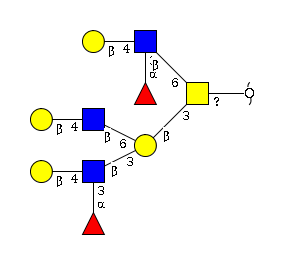
#> input picture 1.png, 290 x 264 px
$ python -i linedetecttest2.py   (imports and definitions only)
#> lines starting #> are read from the running program, lines starting #| are printed output that depends on the picture; after the words box and inside, x2 and y2 are one past the last pixel; in counts of white or black regions, pixels touching at a corner belong together
#> further down, picture is the input picture: shape (264, 290, 3); mean B, G, R 242.3, 244, 245.4
import cv2
import numpy as np
'''
img = cv2.imread('image.png')
gray = cv2.cvtColor(img,cv2.COLOR_BGR2GRAY)
gray = cv2.GaussianBlur(gray,(5,5),0)
edges = cv2.Canny(gray,50,150,apertureSize = 3)
cv2.imshow('1',edges)
cv2.waitKey(0)
minLineLength = 0
maxLineGap = 0
lines = cv2.
lines =cv2.HoughLines(edges, 1, np.pi / 180, 200)
for x1,y1,x2,y2 in lines[0]:
    cv2.line(img,(x1,y1),(x2,y2),(0,255,0),2)

cv2.imwrite('houghlines5.jpg',img)
'''
def findLines(img):
    gray = cv2.cvtColor(img, cv2.COLOR_BGR2GRAY)
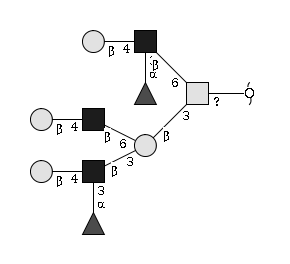
#> gray: shape (264, 290); min 0, max 255, mean 244.2
    #gray = cv2.GaussianBlur(gray, (5, 5), 0)
    edges = cv2.Canny(gray, 100, 200, apertureSize=3)
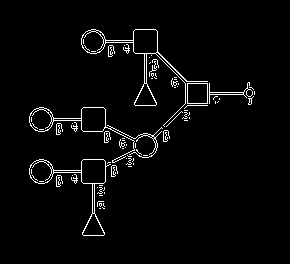
#> edges: shape (264, 290); 3.1% white in thin lines or dots, all inside (x1, y1, x2, y2) = (29, 29, 255, 236)
    ret, thresh = cv2.threshold(gray, 150, 255, cv2.THRESH_BINARY_INV)
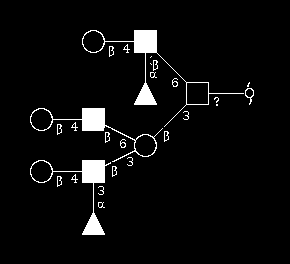
#> thresh: shape (264, 290); 4.4% white; 26 white regions (7 under 20 px), largest, box (x1, y1, x2, y2) and area: (82, 30, 244, 127) 1134, (30, 160, 111, 235) 969, (30, 108, 163, 162) 815
    cv2.imshow('1', thresh)
    cv2.waitKey(0)
    rho = 1
    theta = np.pi/180
    threshold = 13#23 13 work best
    min_line_length = 10
    max_line_gap = 1
    lines = cv2.HoughLinesP(thresh, rho, theta, threshold, np.array([]), min_line_length, max_line_gap)
#> lines = 88 rows, first 6: [92, 234, 93, 207], [98, 130, 101, 108], [136, 52, 142, 30], [96, 130, 98, 108], [90, 234, 92, 213], [155, 52, 156, 30]
    print(lines)
#> (printed output is left out)
    print(len(lines))
#| 88
    count=0
    for lines[0][0] in lines:
        x1, y1, x2, y2 = lines[0][0][0], lines[0][0][1], lines[0][0][2], lines[0][0][3],
        # cv2.line draws a line in img from the point(x1,y1) to (x2,y2).
        # (0,0,255) denotes the colour of the line to be
        # drawn. In this case, it is red.
        cv2.line(img, (x1, y1), (x2, y2), (0, 0, 255), 1)
        cv2.putText(img, 'p1', (x1, y1), cv2.FONT_HERSHEY_SIMPLEX, 0.3, (0, 0, 255),
                    1, cv2.LINE_AA)
        cv2.putText(img, 'p2', (x2, y2), cv2.FONT_HERSHEY_SIMPLEX, 0.3, (0, 0, 255),
                    1, cv2.LINE_AA)
        count=count+1
        print(count)
#> this loop made 88 passes
#> (x1, y1, x2, y2) on passes 1 to 12: (92, 234, 93, 207), (98, 130, 101, 108), (136, 52, 142, 30), (96, 130, 98, 108), (90, 234, 92, 213), (155, 52, 156, 30), (142, 156, 152, 154), (90, 182, 98, 160), (89, 219, 89, 234), (99, 129, 104, 119), (93, 182, 104, 160), (88, 221, 88, 234)
#| 1
#| 2
#| 3
#| 4
#| 5
#| 6
#| 7
#| 8
#> (further printed lines are left out)
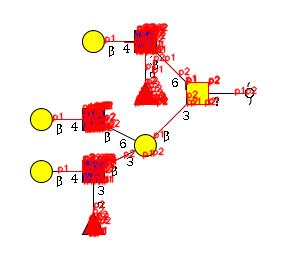
#> img: shape (264, 290, 3); 8.05% of pixels changed, all inside (x1, y1, x2, y2) = (52, 23, 258, 238)
#> after the loop, count = 88
    return img
'''img = cv2.imread('linesonly.png')
img = findLines(img)
cv2.imshow('24', img)
cv2.waitKey(0)'''

>>> import cv2
>>> picture = cv2.imread('1.png')
>>> result = findLines(picture)

$ run again, on 2.png
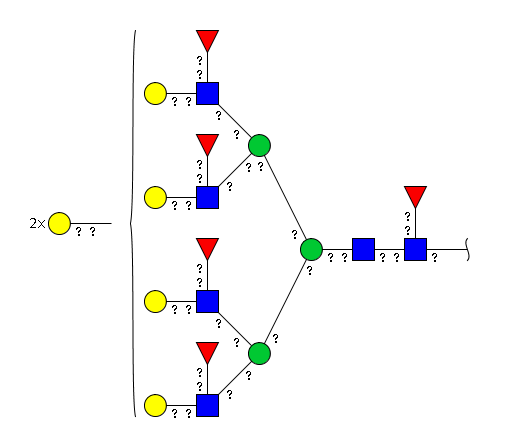
#> input picture 2.png, 508 x 446 px
#> picture is the input picture: shape (446, 508, 3); mean B, G, R 247.2, 246.9, 247.2
#> in findLines, `edges = cv2.Canny(gray, 100, 200, apertureSize=3)`:
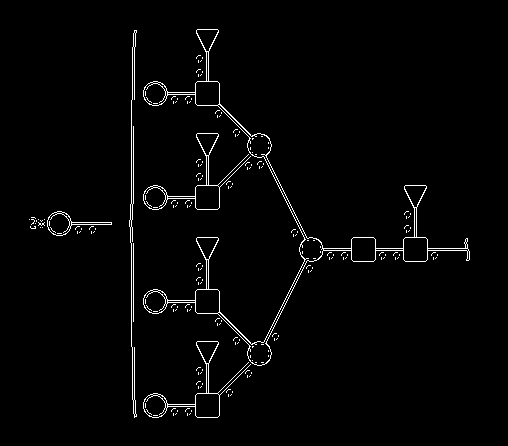
#> edges: shape (446, 508); 2% white in thin lines or dots, all inside (x1, y1, x2, y2) = (29, 29, 470, 418)
#> thresh: shape (446, 508); 3.6% white; 79 white regions (75 under 20 px), largest, box (x1, y1, x2, y2) and area: (144, 30, 470, 417) 6987, (130, 30, 136, 417) 466, (48, 212, 112, 235) 127, (30, 218, 36, 228) 21
#> lines = 238 rows, first 6: [202, 186, 203, 208], [204, 238, 204, 255], [207, 264, 208, 312], [208, 104, 208, 82], [352, 260, 374, 238], [199, 208, 199, 186]
#> (printed output is left out)
#| 238
#> the loop in findLines, `for lines[0][0] in lines:` made 238 passes
#> (printed output is left out)
#> after the loop in findLines, `for lines[0][0] in lines:`:
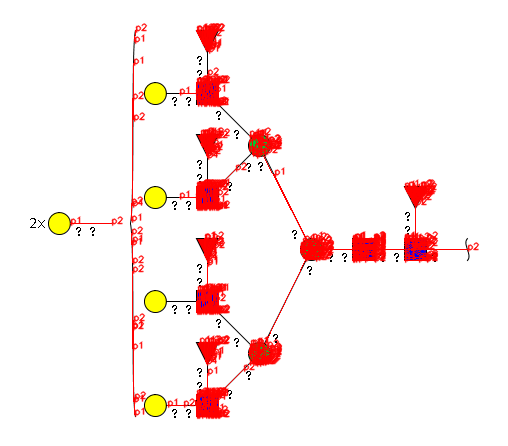
#> img: shape (446, 508, 3); 6.51% of pixels changed, all inside (x1, y1, x2, y2) = (70, 23, 480, 420)
#> after the loop in findLines, `for lines[0][0] in lines:`: count = 238

$ run again, on 3.png
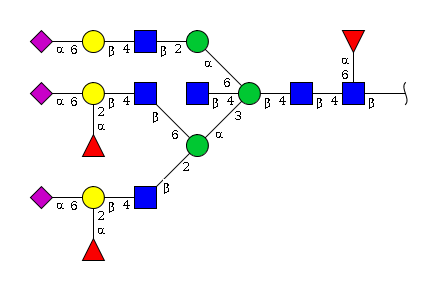
#> input picture 3.png, 446 x 290 px
#> picture is the input picture: shape (290, 446, 3); mean B, G, R 244.3, 241.4, 242
#> in findLines, `edges = cv2.Canny(gray, 100, 200, apertureSize=3)`:
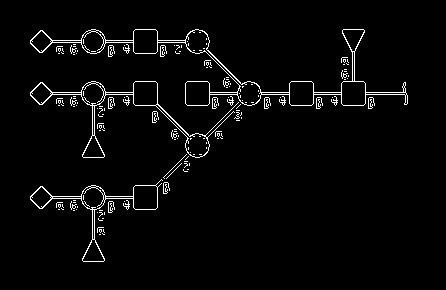
#> edges: shape (290, 446); 3.1% white in thin lines or dots, all inside (x1, y1, x2, y2) = (30, 29, 408, 262)
#> thresh: shape (290, 446); 6% white; 37 white regions (12 under 20 px), largest, box (x1, y1, x2, y2) and area: (30, 30, 408, 179) 5674, (30, 180, 163, 261) 1260, (109, 46, 114, 57) 28
#> lines = 238 rows, first 6: [186, 93, 405, 93], [134, 99, 156, 99], [186, 92, 208, 92], [111, 93, 156, 93], [65, 93, 82, 93], [342, 97, 364, 97]
#> (printed output is left out)
#| 238
#> the loop in findLines, `for lines[0][0] in lines:` made 238 passes
#> (printed output is left out)
#> after the loop in findLines, `for lines[0][0] in lines:`:
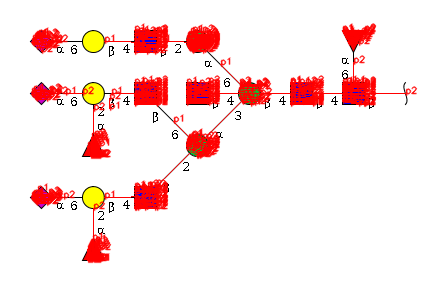
#> img: shape (290, 446, 3); 10.39% of pixels changed, all inside (x1, y1, x2, y2) = (31, 23, 418, 264)
#> after the loop in findLines, `for lines[0][0] in lines:`: count = 238

$ run again, on 4.png
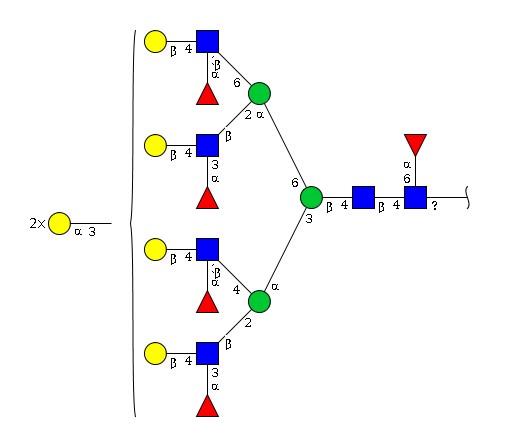
#> input picture 4.png, 508 x 446 px
#> picture is the input picture: shape (446, 508, 3); mean B, G, R 247.1, 246.7, 247
#> in findLines, `edges = cv2.Canny(gray, 100, 200, apertureSize=3)`:
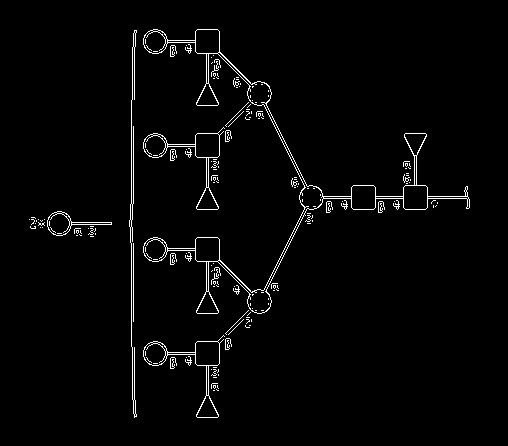
#> edges: shape (446, 508); 2.3% white in thin lines or dots, all inside (x1, y1, x2, y2) = (29, 29, 470, 418)
#> thresh: shape (446, 508); 3.7% white; 47 white regions (17 under 20 px), largest, box (x1, y1, x2, y2) and area: (144, 30, 470, 335) 5053, (144, 128, 225, 209) 966, (144, 336, 225, 417) 966
#> lines = 234 rows, first 6: [206, 208, 208, 134], [254, 84, 316, 206], [213, 416, 213, 405], [205, 416, 205, 397], [207, 30, 208, 52], [208, 83, 209, 104]
#> (printed output is left out)
#| 234
#> the loop in findLines, `for lines[0][0] in lines:` made 234 passes
#> (printed output is left out)
#> after the loop in findLines, `for lines[0][0] in lines:`:
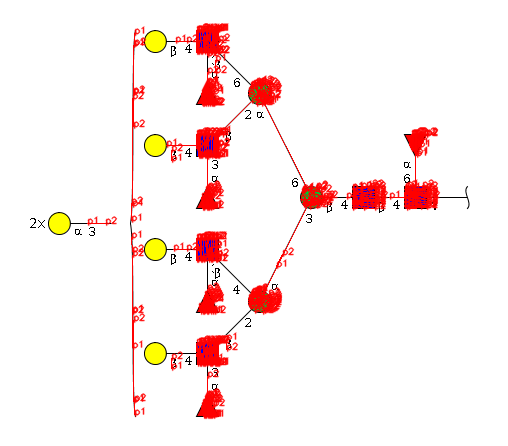
#> img: shape (446, 508, 3); 6.68% of pixels changed, all inside (x1, y1, x2, y2) = (87, 23, 441, 420)
#> after the loop in findLines, `for lines[0][0] in lines:`: count = 234
